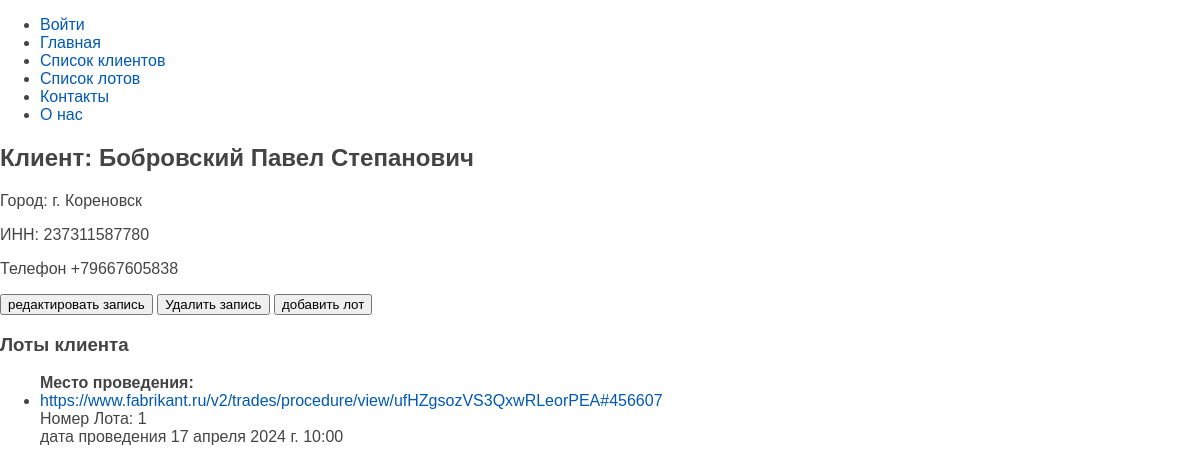
The page /show_client/237311587780/ on the database its author committed.
### clients/models.py (models this page shows, shortened)
class Client(models.Model):
    city = models.CharField(max_length=30, verbose_name="город")
    surname = models.CharField(
        max_length=30, verbose_name="фамилия", help_text="введите фамилию"
    )
    name = models.CharField(max_length=30, verbose_name="имя", help_text="введите имя")
    pl_birth = models.CharField(
        max_length=30, verbose_name="место рождения", help_text="введите место рождения"
    )
    birth_date = models.DateField(
        verbose_name="дата рождения", help_text="введите дату рождения"
    )
    patronymic = models.CharField(
        max_length=30, verbose_name="отчество", help_text="введите отчество"
    )
    pasp_ser = models.CharField(
        max_length=4, verbose_name="серия", help_text="введите серию паспрта"
    )
    pasp_num = models.CharField(
        max_length=6, verbose_name="номер", help_text="введите номер паспрта"
    )
    pas_home = models.CharField(
        max_length=100, verbose_name="место выдачи", help_text="введите место выдачи"
    )
    pas_date = models.DateField(
        verbose_name="дата выдачи", help_text="введите дату выдачи"
    )
    pas_code = models.CharField(
        max_length=7,
        verbose_name="код пдразделения",
        help_text="введите код пдразделения",
    )
    rigister = models.CharField(
        max_length=100, verbose_name="прописка", help_text="введите прописку"
    )
    PERSON_STATUS = [
        ('individual', 'Физлицо'),
        ('indiv_entrepr', 'ИП'),
    ]
    pers_status = models.CharField(max_length=15, choices=PERSON_STATUS, verbose_name="Статус физлица", blank=True, default='individual')
    post_index = models.CharField(
        max_length=6, verbose_name="индекс", help_text="введите индекс"
    )
    cl_inn = models.CharField(
        max_length=15, verbose_name="ИНН", help_text="введите ИНН", unique=True
    )
    cl_snils = models.CharField(
        max_length=15, verbose_name="СНИЛС", help_text="введите СНИЛС", blank=True
    )
    cl_email = models.EmailField(verbose_name="почта", help_text="введите почту")
    cl_phone = PhoneNumberField(
        null=False,
        blank=False,
        unique=True,
        verbose_name="номер",
        help_text="введите номер",
    )
    discription = models.TextField(verbose_name="заметка", null=True, blank=True)
    def full_name(self):
        return f"{self.surname} {self.name} {self.patronymic}".strip()
    class Meta:
        verbose_name = "список клиентов"
        verbose_name_plural = "список клиентов"
        ordering = ["surname", "name"]

### lotslist/models.py (models this page shows, shortened)
class LotListBank(models.Model):
    client = models.ForeignKey(Client, on_delete=models.CASCADE, verbose_name="Клиент")
    lot_efrsb_urls = models.URLField(max_length=200, verbose_name="Ссылка на ЕФРСБ", help_text="Введите ссылку на ЕФРСБ")
    lot_place_urls = models.URLField(max_length=200, verbose_name="Ссылка на местопровеления торга", help_text="Введите ссылку на местоположение лота")
    obligator = models.CharField(max_length=50, verbose_name="Должник", help_text="Имя должника")
    PROCEDURE_TYPE_CHOICES = [
        ('auction', 'Аукцион'),
        ('public_offer', 'Публичное предложение'),
    ]
    proc_type = models.CharField(max_length=20, choices=PROCEDURE_TYPE_CHOICES, verbose_name="Тип процедуры")
    lot_number = models.CharField(max_length=40,verbose_name="введите номера лотов клиента через запятую")
    end_of_feed = models.DateTimeField(verbose_name="Конец подачи заявки")
    auction_day = models.DateTimeField(verbose_name="Дата проведения аукциона")
    total_price = models.DecimalField(max_digits=12, decimal_places=2, verbose_name="Цена лота", blank=True, null=True)
    ACTION_STATUS_CHOICES = [
        ('conducted', 'Проведены'),
        ('not_conducted', 'Не проведены'),
    ]
    action_status = models.CharField(max_length=15, choices=ACTION_STATUS_CHOICES, verbose_name="Статус торгов", blank=True, null=True)
    APPLICATION_STATUS_CHOICES = [
        ('submitted', 'Подано'),
        ('not_submitted', 'Не подано'),
    ]
    feed_status = models.CharField(max_length=13, choices=APPLICATION_STATUS_CHOICES, verbose_name="Статус заявки", blank=True, null=True)
    feed_price = models.DecimalField(max_digits=12, decimal_places=2, verbose_name="Цена заявки")
    price_procent = models.DecimalField(max_digits=5, decimal_places=2, verbose_name="Процент за агентское вознаграждение", blank=True, null=True)
    class Meta:
        verbose_name = "лоты"
        verbose_name_plural = "Список лотов"

### clients/views.py (the view)
# urls.py: path('show_client/<str:cl_inn>/', show_client, name='show_client'),
def show_client(request, cl_inn):
    client = get_object_or_404(Client, cl_inn=cl_inn)
    lots = LotListBank.objects.filter(client=client)
    return render(request, 'clients/show_client.html', {'client': client, 'lots': lots})

### clients/context_processors.py (called while the page is built)
def menu_context(request):
    menu = [
        {"title": "Войти", "url_name": "login"},
        {"title": "Главная", "url_name": "home"},
        {"title": "Список клиентов", "url_name": "clients_list"},
        {"title": "Список лотов", "url_name": "lot_list"},
        {"title": "Контакты", "url_name": "contact"},
        {"title": "О нас", "url_name": "about"},
    ]
    return {"menu": menu}

### templates/clients/show_client.html
{% extends "base.html" %}
{% block content %}
<div class="client-details">
    <h2>Клиент: {{ client.full_name }}</h2>
    <p>Город: {{ client.city }}</p>
    <p>ИНН: {{ client.cl_inn }}</p>
    <p>Телефон {{ client.cl_phone }}</p>
    <a href="{% url 'edit_client' client.cl_inn %}"><button>редактировать запись</button></a>
    <a href="{% url 'delete_client' client.cl_inn %}" onclick="return confirm('Вы уверены?')"><button>Удалить
            запись</button></a>
    <a href="{% url 'add_lot' client.cl_inn %}"><button>добавить лот</button></a>
    <div class="lots-list">
        <h3>Лоты клиента</h3>
        {% if lots %}
        <ul>
            {% for lot in lots %}
            <b>Место проведения:</b>
            <li><a href="{{ lot.lot_place_urls }}">{{ lot.lot_place_urls }}</a>
                <br>Номер Лота: {{ lot.lot_number }} <br>
                дата проведения {{ lot.end_of_feed }}
            </li>
            {% endfor %}
        </ul>
        {% else %}
        <p>Лоты не найдены.</p>
        {% endif %}
    </div>
    {% endblock %}

### clients/static/clients/css/styles.css (style rules this page uses)
html, body { font-family: 'Arial'; margin: 0; padding: 0; height: 100%; width: 100%; color: #444; }
a { color: #0059b2; text-decoration: none; }

### rows shown on the page
Client: full_name "Бобровский Павел Степанович", city "г. Кореновск", cl_inn "237311587780", cl_phone "+79667605838"
LotListBank: lot_place_urls "https://www.fabrikant.ru/v2/trades/procedure/view/ufHZgsozVS3QxwRLeorPEA#456607", lot_number "1", end_of_feed "17 апреля 2024 г. 10:00"

### other values the page prints
{{ m.title }} "Войти" "Главная" "Список клиентов" "Список лотов" "Контакты" "О нас"
